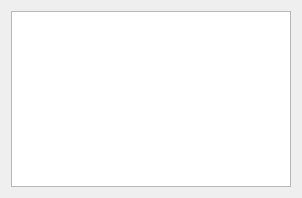
<?xml version="1.0" encoding="UTF-8"?>
<ui version="4.0">
 <class>BattleKnightDock</class>
 <widget class="QWidget" name="BattleKnightDock">
  <property name="geometry">
   <rect>
    <x>0</x>
    <y>0</y>
    <width>302</width>
    <height>198</height>
   </rect>
  </property>
  <property name="windowTitle">
   <string>ToolBox</string>
  </property>
  <layout class="QGridLayout" name="gridLayout">
   <item row="0" column="0">
    <widget class="QTableView" name="playersTableView"/>
   </item>
  </layout>
 </widget>
 <resources/>
 <connections/>
</ui>
